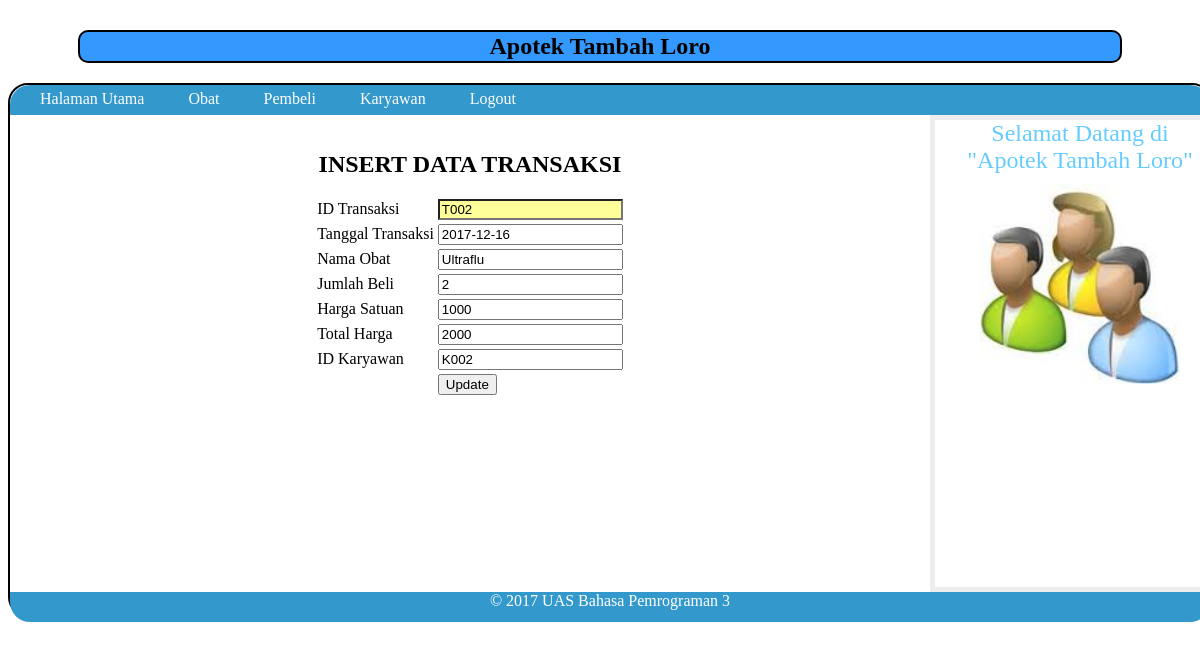
Screenshot of /admin/transaksi/update.php?id=T002 with the database file from the repository.
### tables this page shows
CREATE TABLE IF NOT EXISTS `transaksi` (
  `id_transaksi` varchar(5) NOT NULL,
  `tgl_transaksi` date NOT NULL,
  `nama_obat` varchar(20) NOT NULL,
  `harga_satuan` int(11) NOT NULL,
  `jumlah_beli` varchar(5) NOT NULL,
  `total_harga` int(11) NOT NULL,
  `id_karyawan` varchar(5) NOT NULL
);

### admin/transaksi/update.php (the view, shortened to what this page needs)
<?php
$edit=$_GET['id'];
$query=mysql_query("select * from transaksi where id_transaksi='$edit'");
$fr=mysql_fetch_array($query);
?>
<html>
<link rel="stylesheet" type="text/css" href="../../css.css">
<body>
<center>
<h2><b> Apotek Tambah Loro </b></h2>
</center>
<div class="wrapper">
		<nav>
		<ul>
	<li><a href="../../admin.php"> Halaman Utama </a></li>
    <li><a href="../obat/tampil.php"> Obat </a></li>
    <li><a href="../pembeli/tampil.php"> Pembeli</a></li>
    <li><a href="../karyawan/tampil.php"> Karyawan</a></li>
    <li><a href="../../logout.php"> Logout</a></li></aside>
   		</ul>
		</nav>
<section class="courses">
<article>
<br>
<center>
<br><b><font size="+2">INSERT DATA TRANSAKSI</font></b>
<br /><br />
<form method="post" action="proses_update.php">
<table>
<tr>
<td> ID Transaksi </td>
<td> <input type="text" name="id_transaksi" value="<?php echo $fr[id_transaksi] ?>" style="background-color:#FFFF99" readonly="readonly"/></td></tr>
<tr>
<td> Tanggal Transaksi </td>
<td> <input type="text" name="tgl_transaksi" value="<?php echo $fr[tgl_transaksi]?>" /></td></tr>
<tr>
<td> Nama Obat </td>
<td> <input type="text" name="nama_obat" value="<?php echo $fr[nama_obat]?>" /></td></tr>
<tr>
<td> Jumlah Beli </td>
<td> <input type="text" name="jumlah_beli" value="<?php echo $fr[jumlah_beli]?>" /></td></tr>
<tr>
<td> Harga Satuan </td>
<td> <input type="text" name="harga_satuan" value="<?php echo $fr[harga_satuan]?>" /></td></tr>
<tr>
<td> Total Harga </td>
<td> <input type="text" name="total_harga" value="<?php echo $fr[total_harga]?>" /></td></tr>
<tr>
<td> ID Karyawan </td>
<td> <input type="text" name="id_karyawan" value="<?php echo $fr[id_karyawan]?>" /></td></tr>
<tr>
<td> <td> <input type="submit" name="update" value="Update" /> </td></td></tr>
</table>
</form>
</center>
</article>
	</section>
    <aside>
    <section class="contact-details">
<h3><font size="+2"><center>Selamat Datang di "Apotek Tambah Loro"</center></font></h3>
	</section>
	<section class="popular-recipes">
<center><img src="../../gambar/login.jpg" width="200" height="200"></center>
	</section>
	</aside>
<footer><center>
&copy; 2017 UAS Bahasa Pemrograman 3
</center></footer>
</div>

### css.css (style rules this page uses)
.wrapper { width: 1200px; height:530px; margin: 18px auto 18px auto; border: 2px solid #000000; background-color: #ffffff; border-bottom-left-radius:20px; border-bottom-right-radius:20px; border-top-left-radius:20px; border-top-right-radius:20px; }
nav { clear: both; color: #ffffff; background-color: #3399CC; height: 30px; border-top-left-radius:20px; border-top-right-radius:20px; }
nav ul { margin: 0px; padding: 5px 0px 5px 30px; }
nav li { display: inline; margin-right: 40px; }
nav li a { color: #ffffff; }
section.courses { float: left; width: 920px; }
article { clear: both; overflow: auto; width: 100%; }
aside { width: 250px; height: 457px; float: left; padding: 0px 0px 10px 20px; border: 5px solid #eeeeee; }
a { color: #3399FF; text-decoration: none; }
h1, h2, h3 { font-weight: normal; }
h2 { padding: 1px; color: #000; background-color:#39F; border-radius:1px; border:2px solid #000; margin-left:70px; margin-right:70px; border-bottom-left-radius:10px; border-bottom-right-radius:10px; border-top-left-radius:10px; border-top-right-radius:10px; margin-top: 30px; }
h3 { margin: 0px 0px 10px 0px; color: #66CCFF; }
footer { clear: both; color: #ffffff; background-color:#3399CC; height: 30px; border-bottom-left-radius:20px; border-bottom-right-radius:20px; }

### rows the page displays
transaksi: id_transaksi "T002", tgl_transaksi "2017-12-16", nama_obat "Ultraflu", jumlah_beli "2", harga_satuan "1000", total_harga "2000", id_karyawan "K002"
